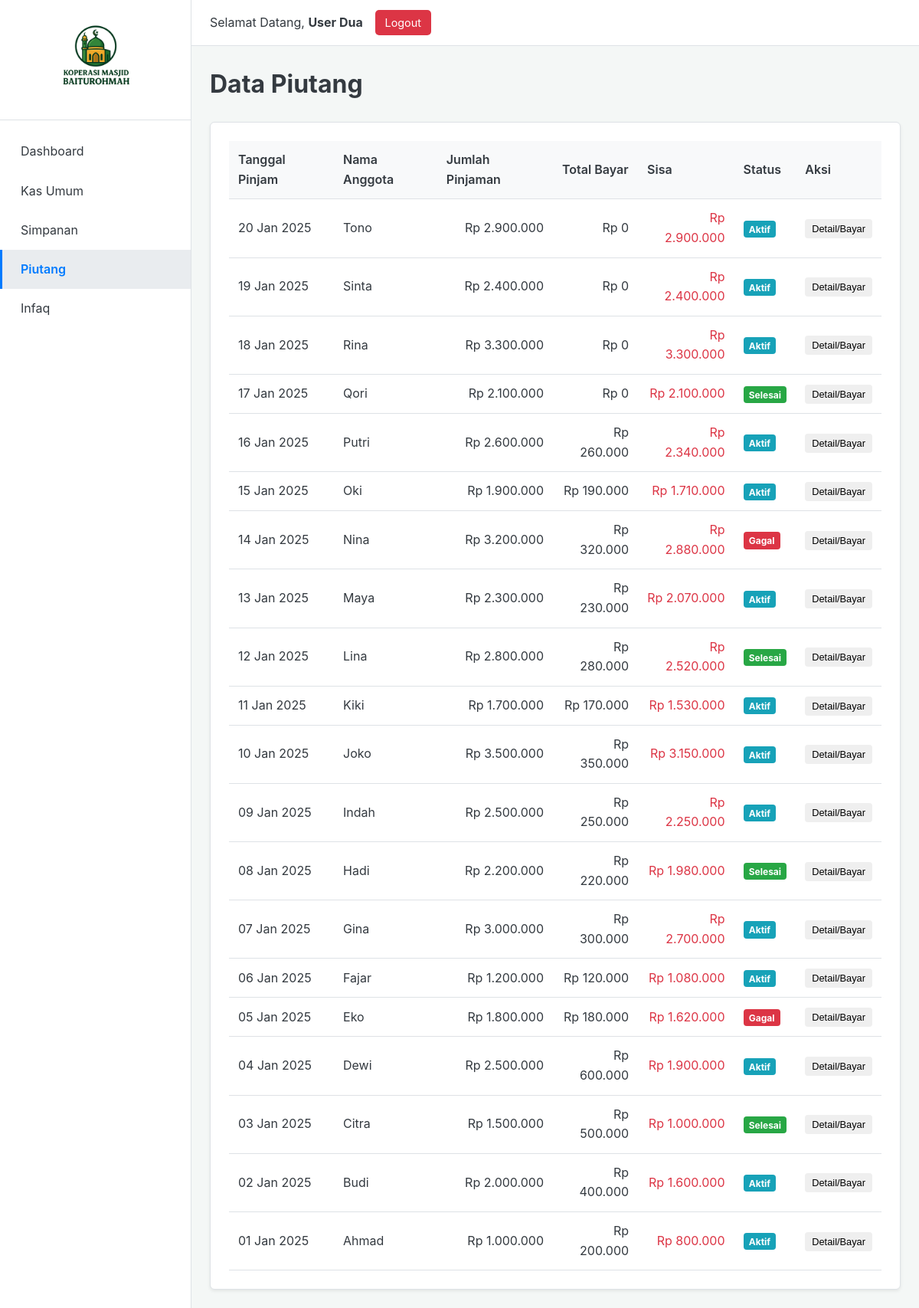
The page /index.php?page=loans&error=unauthorized (signed in) on the database its author committed.
### tables this page shows
CREATE TABLE loans (
    id INT(11) PRIMARY KEY AUTO_INCREMENT,
    member_name VARCHAR(100) NOT NULL,
    loan_amount DECIMAL(15, 2) NOT NULL,
    loan_date DATE NOT NULL,
    tenor_months INT(11) NOT NULL,  
    status ENUM('aktif', 'selesai', 'gagal') NOT NULL DEFAULT 'aktif',
    created_by_user_id INT(11) NULL,
    created_at TIMESTAMP DEFAULT CURRENT_TIMESTAMP,
    FOREIGN KEY (created_by_user_id) REFERENCES users(id) ON DELETE SET NULL
);

### models/Loan.php (called while the page is built, shortened)
<?php
class Loan {
    private $conn;
    private $table_name = "loans";
    private $payments_table = "loan_payments";
    public function __construct($db) {
        $this->conn = $db;
    }
    public function read() {
        $query = "
            SELECT
                l.id,
                l.member_name,
                l.loan_amount,
                l.loan_date,
                l.tenor_months,
                l.status,
                COALESCE(SUM(lp.payment_amount), 0) as total_paid,
                (l.loan_amount - COALESCE(SUM(lp.payment_amount), 0)) as remaining_amount
            FROM
                " . $this->table_name . " l
            LEFT JOIN
                " . $this->payments_table . " lp ON l.id = lp.loan_id
            GROUP BY
                l.id
            ORDER BY
                l.loan_date DESC, l.id DESC";
        $stmt = $this->conn->prepare($query);
        $stmt->execute();
        return $stmt;
    }
}

### pages/loans.php (the view, shortened to what this page needs)
<?php
$loan = new Loan($db);
$stmt = $loan->read();
$loans = $stmt->fetchAll(PDO::FETCH_ASSOC);
?>
<div class="page-header">
    <h1>Data Piutang</h1>
</div>
<div class="card">
    <div class="card-body">
        <div class="table-responsive">
            <table>
                <thead>
                    <tr>
                        <th>Tanggal Pinjam</th>
                        <th>Nama Anggota</th>
                        <th>Jumlah Pinjaman</th>
                        <th>Total Bayar</th>
                        <th>Sisa</th>
                        <th>Status</th>
                        <th>Aksi</th>
                    </tr>
                </thead>
                <tbody>
                    <?php if (empty($loans)): ?>
                        <tr><td colspan="7" style="text-align: center;">Tidak ada data piutang.</td></tr>
                    <?php else: ?>
                        <?php foreach ($loans as $row): ?>
                        <tr>
                            <td><?php echo date("d M Y", strtotime(htmlspecialchars($row['loan_date']))); ?></td>
                            <td><?php echo htmlspecialchars($row['member_name']); ?></td>
                            <td class="text-right"><?php echo "Rp " . number_format($row['loan_amount'], 0, ',', '.'); ?></td>
                            <td class="text-right"><?php echo "Rp " . number_format($row['total_paid'], 0, ',', '.'); ?></td>
                            <td class="text-right text-danger"><?php echo "Rp " . number_format($row['remaining_amount'], 0, ',', '.'); ?></td>
                            <td>
                                <?php
                                $status_class = 'badge-info';
                                if ($row['status'] == 'selesai') $status_class = 'badge-success';
                                if ($row['status'] == 'gagal') $status_class = 'badge-danger';
                                ?>
                                <span class="badge <?php echo htmlspecialchars($status_class); ?>"><?php echo htmlspecialchars(ucfirst($row['status'])); ?></span>
                            </td>
                            <td class="actions-cell">
                                <button class="btn btn-sm btn-info" onclick="openLoanDetailModal(<?php echo htmlspecialchars($row['id']); ?>)">Detail/Bayar</button>
                            </td>
                        </tr>
                        <?php endforeach; ?>
                    <?php endif; ?>
                </tbody>
            </table>
        </div>
    </div>
</div>

### assets/css/style.css (style rules this page uses)
:root { --primary-color: #007bff; --secondary-color: #6c757d; --success-color: #28a745; --danger-color: #dc3545; --warning-color: #ffc107; --light-color: #f8f9fa; --dark-color: #343a40; --bg-color: #f4f7f6; --sidebar-bg: #ffffff; --sidebar-width: 250px; --header-height: 60px; --border-color: #dee2e6; --card-shadow: 0 0.125rem 0.25rem rgba(0, 0, 0, 0.075); }
* { box-sizing: border-box; margin: 0; padding: 0; }
html { overflow-x: hidden; }
body { font-family: -apple-system, BlinkMacMacSystemFont, "Segoe UI", Roboto, "Helvetica Neue", Arial, sans-serif; background-color: var(--bg-color); color: var(--dark-color); line-height: 1.6; overflow-x: hidden; min-width: 320px; }
.page-header { display: flex; justify-content: space-between; align-items: center; margin-bottom: 1.5rem; }
.card { background-color: #fff; border: 1px solid var(--border-color); border-radius: 0.375rem; box-shadow: var(--card-shadow); }
.card-body { padding: 1.5rem; }
.table-responsive { width: 100%; overflow-x: auto; }
table { width: 100%; border-collapse: collapse; }
th, td { padding: 0.75rem; text-align: left; border-bottom: 1px solid var(--border-color); vertical-align: middle; }
th { background-color: var(--light-color); font-weight: 600; }
.text-right { text-align: right; }
td.actions-cell { white-space: nowrap; }
.btn { padding: 0.5rem 1rem; border: 1px solid transparent; border-radius: 0.25rem; cursor: pointer; font-size: 0.9rem; text-decoration: none; display: inline-block; }
.btn-sm { padding: 0.25rem 0.5rem; font-size: 0.8rem; }
.badge { padding: 0.3em 0.6em; font-size: 75%; font-weight: 700; border-radius: 0.25rem; color: #fff; }
.badge-success { background-color: var(--success-color); }
.badge-danger { background-color: var(--danger-color); }
.badge-info { background-color: #17a2b8; }
.text-danger { color: var(--danger-color); }

### rows shown on the page
loans: loan_date "20 Jan 2025", member_name "Tono", loan_amount "2.900.000", total_paid "0", remaining_amount "2.900.000", status "Aktif"
loans: loan_date "19 Jan 2025", member_name "Sinta", loan_amount "2.400.000", total_paid "0", remaining_amount "2.400.000", status "Aktif"
loans: loan_date "18 Jan 2025", member_name "Rina", loan_amount "3.300.000", total_paid "0", remaining_amount "3.300.000", status "Aktif"
loans: loan_date "17 Jan 2025", member_name "Qori", loan_amount "2.100.000", total_paid "0", remaining_amount "2.100.000", status "Selesai"
loans: loan_date "16 Jan 2025", member_name "Putri", loan_amount "2.600.000", total_paid "260.000", remaining_amount "2.340.000", status "Aktif"
loans: loan_date "15 Jan 2025", member_name "Oki", loan_amount "1.900.000", total_paid "190.000", remaining_amount "1.710.000", status "Aktif"
loans: loan_date "14 Jan 2025", member_name "Nina", loan_amount "3.200.000", total_paid "320.000", remaining_amount "2.880.000", status "Gagal"
loans: loan_date "13 Jan 2025", member_name "Maya", loan_amount "2.300.000", total_paid "230.000", remaining_amount "2.070.000", status "Aktif"
loans: loan_date "12 Jan 2025", member_name "Lina", loan_amount "2.800.000", total_paid "280.000", remaining_amount "2.520.000", status "Selesai"
loans: loan_date "11 Jan 2025", member_name "Kiki", loan_amount "1.700.000", total_paid "170.000", remaining_amount "1.530.000", status "Aktif"
loans: loan_date "10 Jan 2025", member_name "Joko", loan_amount "3.500.000", total_paid "350.000", remaining_amount "3.150.000", status "Aktif"
loans: loan_date "09 Jan 2025", member_name "Indah", loan_amount "2.500.000", total_paid "250.000", remaining_amount "2.250.000", status "Aktif"
loans: loan_date "08 Jan 2025", member_name "Hadi", loan_amount "2.200.000", total_paid "220.000", remaining_amount "1.980.000", status "Selesai"
loans: loan_date "07 Jan 2025", member_name "Gina", loan_amount "3.000.000", total_paid "300.000", remaining_amount "2.700.000", status "Aktif"
loans: loan_date "06 Jan 2025", member_name "Fajar", loan_amount "1.200.000", total_paid "120.000", remaining_amount "1.080.000", status "Aktif"
loans: loan_date "05 Jan 2025", member_name "Eko", loan_amount "1.800.000", total_paid "180.000", remaining_amount "1.620.000", status "Gagal"
loans: loan_date "04 Jan 2025", member_name "Dewi", loan_amount "2.500.000", total_paid "600.000", remaining_amount "1.900.000", status "Aktif"
loans: loan_date "03 Jan 2025", member_name "Citra", loan_amount "1.500.000", total_paid "500.000", remaining_amount "1.000.000", status "Selesai"
loans: loan_date "02 Jan 2025", member_name "Budi", loan_amount "2.000.000", total_paid "400.000", remaining_amount "1.600.000", status "Aktif"
loans: loan_date "01 Jan 2025", member_name "Ahmad", loan_amount "1.000.000", total_paid "200.000", remaining_amount "800.000", status "Aktif"

### other values the page prints
$user_name "User Dua"
